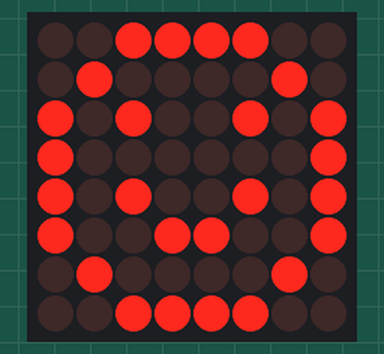
Simulated run of this sketch. Board: Arduino Uno, built with avr-gcc and run on an emulated ATmega328P. Parts: 8×8 LED matrix.

Above: at 0.1 s.
At 2.1 s:
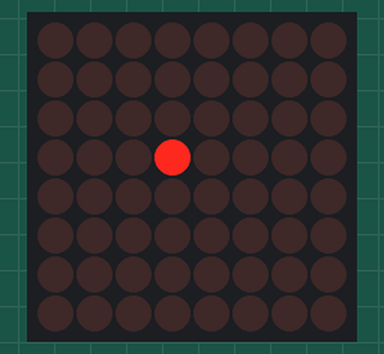
At 2.6 s:
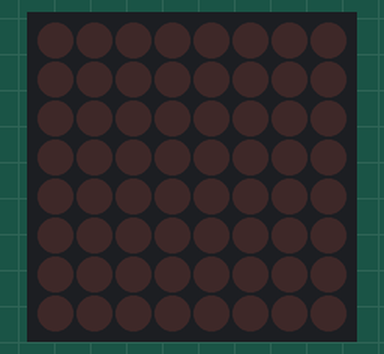

The sketch:

MAX7219_8x8_DotMatrix.ino
```cpp
// Include the library
#include "LedControl.h"

/*
 * Pin 12 is connected to the DataIn
 * Pin 11 is connected to the CLK
 * Pin 10 is connected to LOAD (CS)
 * We have only a single MAX7219.
 */
LedControl lc = LedControl(12, 11, 10, 1);

// A simple smiley face pattern (1 = LED on, 0 = LED off)
byte smiley[8] = {
  B00111100,
  B01000010,
  B10100101,
  B10000001,
  B10100101,
  B10011001,
  B01000010,
  B00111100
};

void setup() {
  // The MAX7219 is in power-saving mode on startup, we have to do a wakeup call
  lc.shutdown(0, false);

  // Set the brightness to a medium level (0 to 15)
  lc.setIntensity(0, 1);

  // Clear the display
  lc.clearDisplay(0);
}

void loop() {
  // Display the smiley face
  for (int i = 0; i < 8; i++) {
    lc.setRow(0, i, smiley[i]);
  }

  delay(2000);

  // Bonus: Blink a single LED at (3,3)
  lc.clearDisplay(0);
  lc.setLed(0, 3, 3, true);
  delay(500);
  lc.setLed(0, 3, 3, false);
  delay(500);
}
```

Measured:
- by itself, everything shown: repeats every 3.0 s, in 3 steps
- what the display in image 1 shows lasts 0.5 s, from 2.0 s to 2.5 s
